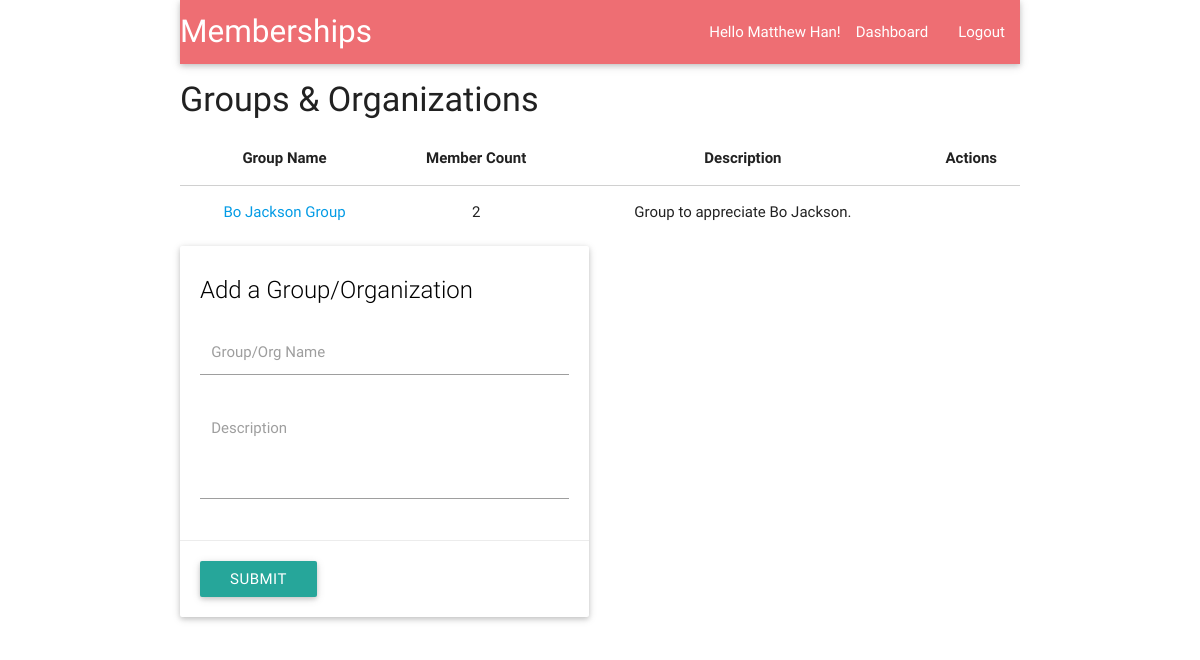
Screenshot of /groups/ (signed in) with the database file from the repository.
### apps/groups/models.py (models this page shows)
class Organization(models.Model):
    name = models.CharField(max_length = 255)
    description = models.CharField(max_length = 255)
    creator = models.ForeignKey(User, related_name='creator')
    members = models.ManyToManyField(User, related_name='member')

### apps/groups/views.py (the view, shortened to what this page needs)
class GroupsView(View):
    def get(self,request):
        print 'in GroupsView get(Index)'
        groups = Organization.objects.annotate(membercount = Count('members'))
        context = {
            'groups': groups,
            'form':OrgForm(),
        }
        return render(request, 'groups/index.html', context)

### apps/groups/forms.py
class OrgForm(forms.Form):
    name = forms.CharField(min_length=6)
    description = forms.CharField(widget=forms.Textarea(attrs={'class':'materialize-textarea'}),min_length=11)
    class Meta:
        model = Organization

### apps/groups/templates/groups/index.html (shortened to what this page needs)
{% extends "groups/base.html" %}
{% block content %}
    <div class="container">
        <h4>Groups & Organizations</h4>
        <table class="hoverable responsive-table centered">
            <thead>
            <tr>
                <th>
                    Group Name
                </th>
                <th>
                    Member Count
                </th>
                <th>
                    Description
                </th>
                <th>
                    Actions
                </th>
            </tr>
            </thead>
            <tbody>
            {% if groups %}
                {% for group in groups %}
                    <tr>
                        <td>
                            <a href="/groups/{{group.id}}/">{{ group.name }}</a>
                        </td>
                        <td>
                            {{ group.membercount }}
                        </td>
                        <td>
                            {{ group.description }}
                        </td>
                        <td>
                        </td>
                    </tr>
                {% endfor %}
            {% endif %}
            </tbody>
        </table>
        <div class="row">
            <div class="col s6">
                <div class="card hoverable">
                    <div class="card-content black-text">
                        <span class="card-title black-text">Add a Group/Organization</span>
                        <form action="/groups/" method = "post">
                            <div class="input-field">
                                {{ form.name }}
                                <label for="name">Group/Org Name</label>
                            </div>
                            <div class="input-field">
                                {{ form.description }}
                                <label for="description">Description</label>
                            </div>
                    </div>
                    <div class="card-action">
                        <button class="waves-effect waves-light btn white-text">Submit</button>
                    </div>
                </div>
            </div>
        </div>
    </div>
{% endblock %}

### apps/groups/templates/groups/base.html (shortened to what this page needs)
<!DOCTYPE html>
<html lang="en">
<head>
    {% load staticfiles %}
    <link rel="stylesheet" href="{% static 'groups/css/materialize.css' %}">
</head>
<body>
<div class="container">
    <nav>
        <div class="nav-wrapper">
            <a href="#" class="brand-logo">Memberships</a>
            <ul id="nav-mobile" class="right hide-on-med-and-down">
                <li>Hello {{request.user.first_name}}  {{request.user.last_name}}!</li>
                <li><a href="/groups/">Dashboard</a></li>
                <li><a href="/users/logout/">Logout</a></li>
            </ul>
        </div>
    </nav>
</div>
    {% block content %}{% endblock %}
</body>
</html>

### rows the page displays
Organization: name "Bo Jackson Group", membercount "2", description "Group to appreciate Bo Jackson."

### other values shown
{{ request.user.first_name }} "Matthew"
{{ request.user.last_name }} "Han"
